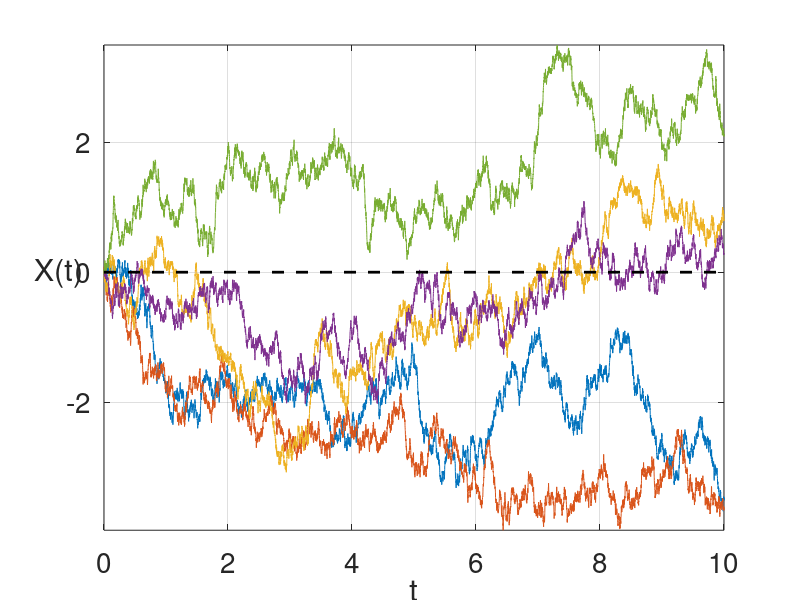

Write the MATLAB code that produced this figure.
function CH3_example_1

dt=0.001; % timestep 
T=10; % final time
numberofrealisations=5;

n=T/dt;
X=zeros(numberofrealisations,n);
time = 0:dt:T;

for i=1:numberofrealisations
    dX = sqrt(dt)*randn(1,n);
    X(i,:)=cumsum(dX(1,:));
end

%% Plotting
figure(1);
for j = 1:numberofrealisations
    plot(time,[0,X(j,:)]);
    hold on;
end
line([0 T],[0 0],'Linewidth',2,'Linestyle','--','Color','k');
xlabel('t');
ylabel('X(t)');
set(get(gca,'ylabel'),'rotation',0);
axis tight;
set(gca,'Fontsize',20);
grid on;

